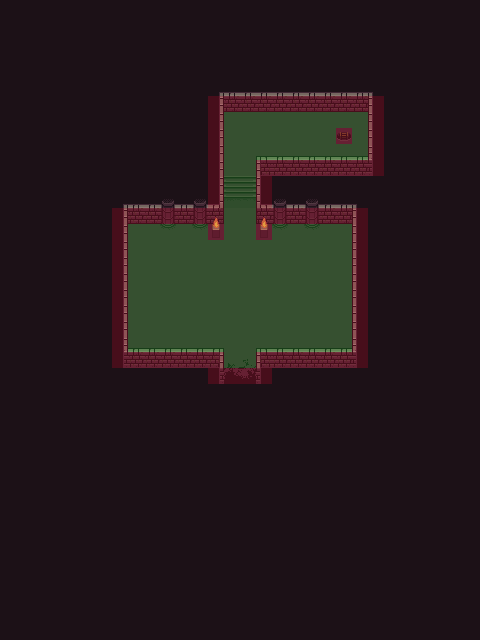

This game map was drawn from its Tiled (.tmx) file and the tilesets committed beside it. A one-line description and the trimmed map source follow:
An orthogonal 30x40 tile map with 16x16 px tiles, 6 tile layers (bg, floor, fg, props, ...), 5 tilesets and 11 objects (s, floor).

<map version="1.5" tiledversion="1.6.0" orientation="orthogonal" renderorder="right-down" width="30" height="40" tilewidth="16" tileheight="16" infinite="0" nextlayerid="14" nextobjectid="18">
 <tileset firstgid="1" source="0x72_16x16DungeonTileset_walls.v1.tsx" />
 <tileset firstgid="257" source="0x72_16x16DungeonTileset.v4.tsx" />
 <tileset firstgid="513" source="NavigationTileSet.tsx" />
 <tileset firstgid="515" source="spawnTileset.tsx" />
 <tileset firstgid="519" source="Enemies.tsx" />
 <layer id="1" name="bg" width="30" height="40">
  <data>[1200 cells, 1200 non-empty, 1 distinct tile ids]</data>
 </layer>
 <layer id="2" name="floor" width="30" height="40">
  <data>[1200 cells, 163 non-empty, 1 distinct tile ids]</data>
 </layer>
 <layer id="4" name="fg" width="30" height="40">
  <data>[1200 cells, 118 non-empty, 20 distinct tile ids]</data>
 </layer>
 <layer id="3" name="props" width="30" height="40">
  <data>[1200 cells, 21 non-empty, 10 distinct tile ids]</data>
 </layer>
 <layer id="6" name="exits" width="30" height="40">
  <data>[1200 cells, 4 non-empty, 4 distinct tile ids]</data>
 </layer>
 <objectgroup id="7" name="Collisions">
  <object id="2" x="224" y="384">
   <polygon points="0,0 0,-36 -96,-36 -96.1875,-167.625 -64.1875,-167.625 -60,-164 -52,-164 -48.1875,-167.625 -32.1875,-167.625 -28,-164 -20,-164 -16.1875,-167.625 -0.1875,-167.625 -0.1875,-279.625 143.813,-279.625 144,-228 32,-228 31.8125,-167.625 47.8125,-167.625 52,-164 60,-164 63.8125,-167.625 79.8125,-167.625 84,-164 92,-164 95.8125,-167.625 127.813,-167.625 128,-36 32,-36 32,0" />
  </object>
  <object id="3" x="212" y="232">
   <polygon points="0,0 8,0 8,-8 0,-8" />
  </object>
  <object id="4" x="260" y="232">
   <polygon points="0,0 0,-8 8,-8 8,0" />
  </object>
 </objectgroup>
 <objectgroup id="9" name="Gates">
  <object id="9" name="s" x="224" y="384">
   <polygon points="0,0 0,-16 32,-16 32,0" />
  </object>
  <object id="10" name="floor" x="340" y="132">
   <polygon points="0,0 8,0 8,8 0,8" />
  </object>
 </objectgroup>
 <objectgroup id="11" name="Void" />
 <layer id="10" name="navigation" width="30" height="40" opacity="0.19">
  <data>[1200 cells, 227 non-empty, 2 distinct tile ids]</data>
 </layer>
 <objectgroup id="13" name="Enemies">
  <object id="13" gid="520" x="304" y="144" width="16" height="16" />
  <object id="14" gid="520" x="192" y="256" width="16" height="16" />
  <object id="15" gid="520" x="272" y="256" width="16" height="16" />
  <object id="16" gid="521" x="128" y="240" width="16" height="16" />
  <object id="17" gid="521" x="336" y="240" width="16" height="16" />
 </objectgroup>
 <objectgroup id="12" name="SpawnPoints">
  <object id="12" gid="518" x="224" y="368" width="16" height="16" />
 </objectgroup>
</map>
